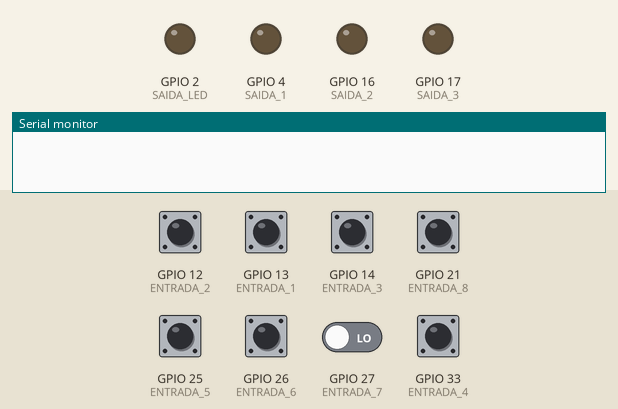
Simulated run of this sketch. Board: ESP32. Shown: output pins drawn as LEDs (lit = HIGH), the last lines printed to the serial monitor. Inputs (shaded band) come from the test bench; at power-on: GPIO 12 (ENTRADA_2), GPIO 13 (ENTRADA_1), GPIO 14 (ENTRADA_3), GPIO 21 (ENTRADA_8), GPIO 25 (ENTRADA_5), GPIO 26 (ENTRADA_6), GPIO 33 (ENTRADA_4) HIGH, GPIO 27 (ENTRADA_7) LOW. WiFi joins after 1.5 s; servers stay silent unless stated; network time is answered at once with the bench clock; the local clock reads 2024-03-15 10:24:30 at power-on unless the sketch sets it; EEPROM starts erased; no MQTT or app messages arrive unless stated; pins used as bus, display or sensor lines are not drawn.

Above: at 0.1 s.
At 8.5 s:
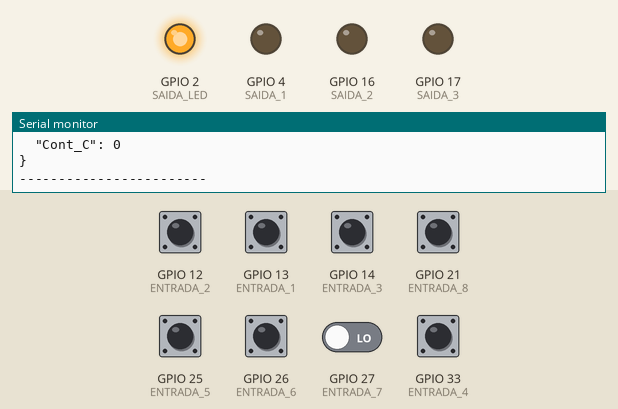
8.6 s: GPIO 12 (ENTRADA_2) pulled LOW for 0.15 s
At 8.88 s:
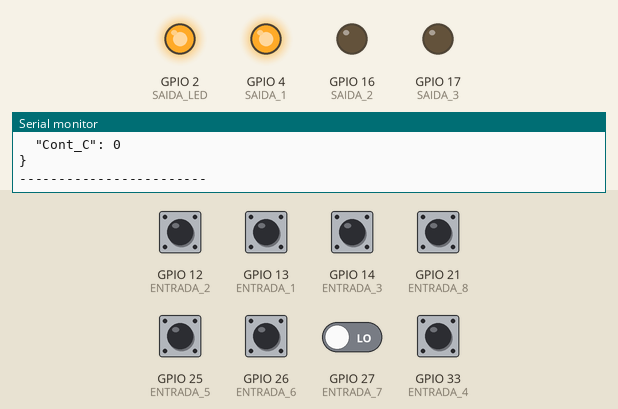
10.4 s: GPIO 26 (ENTRADA_6) pulled LOW for 0.15 s
12.0 s: GPIO 12 (ENTRADA_2) driven LOW and GPIO 26 (ENTRADA_6) driven LOW
Timing chart, 0 to 15.0 s (numbered marks = the images above; inputs shaded):
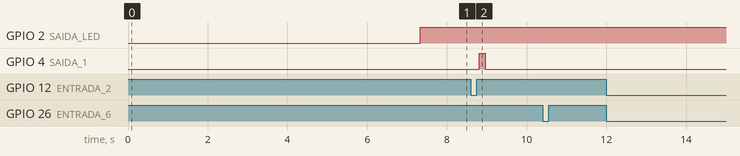

Measured:
- after the input at 8.6 s, GPIO 4 (SAIDA_1): LOW → HIGH after 0.21 s, → LOW 0.15 s later

The sketch:

MQTT_ESP32_REDE_W5500_V1.ino
```cpp
/*

 1. Atualizado em 27/03/2026 por Francisco das Chagas Souza filho
 2. Atualizado os botões
 3. Atualizado o LED status de conexão no led pino D2 (SAIDA_LED)
 4. Atualizado FeedBack de acionamento dos sensores no LED pino D4 (SAIDA_1)
 5. Correção do zeramento de Turnos ao ligar a placa ( verificar)
 6. Correção e edição das informações de debug na leitura serial

*/
#include <WiFi.h>
#include <PubSubClient.h>
#include <ArduinoJson.h>
#include <Ethernet.h>
#include <Bounce2.h>
#include <EthernetUdp.h>
#include <NTPClient.h>
#include <TimeLib.h>
#include "pinConfig.h"
#include "HoraDataNTP.h"
#include "Sensores.h"
#include "StatusLED.h"


#define ETH_SPI_SCS 5  // CS (Chip Select),

byte mac[] = { 0xDE, 0xAD, 0xBE, 0xEF, 0xFE, 0xED };
IPAddress ip(192, 168, 1, 177);
IPAddress gateway(192, 168, 1, 254);
IPAddress subnet(255, 255, 255, 0);
IPAddress dns(8, 8, 8, 8);

//const char* ssid = "Francisco";
//const char* password = "fransousa";


const char* mqtt_server = "192.168.1.13";  // servidor MQTT
const int mqtt_port = 1883;
const char* mqtt_user = "";  // usuario mqtt
const char* mqtt_pass = "";  // senha mqtt

//bool pendenciaEnvio = false; // Indica que algo mudou enquanto estava offline , adcionado
//const char* eventoPendência = ""; // adcionado

const char* device_id = "JacGuard_09";  // Id da placa

// Topicos
const char* topic_telemetry = "esp32/mqtt/dados_json";  // dados Json a cada 5 segundos
const char* topic_command = "esp32/mqtt/cmd";           // comando ON ou OFF
const char* topic_status = "esp32/mqtt/status";         // status de conexão da placa


EthernetClient espClient;
PubSubClient client(espClient);

EthernetUDP ntpUDP;
NTPClient timeClient(ntpUDP, "a.st1.ntp.br", 0);

// Timers for non-blocking delays
unsigned long lastMsgTime = 0;
const long interval = 5000;  // envia a cada 1 segundo
Preferences memoria; // espaço na memoria flash do estado dos sensores


void checa_rede() {
  Serial.println("Checando hardware...");
  if (Ethernet.hardwareStatus() == EthernetNoHardware) {
    Serial.println("ERRO: Defeito na W5500 ou ausente!");
    return;
  } else {
    Serial.println("Ethernet detectada!");
  }

  //Check if cable is connected
  if (Ethernet.linkStatus() == LinkOFF) {
    Serial.println("Cabo desconectado.");
  } else {
    Serial.println("Cabo conectado!");
    Serial.print("conectado ao IP : ");
    Serial.println(ip);
  }
}


void callback(char* topic, byte* payload, unsigned int length) {
  Serial.print("Mensagem recebida [");
  Serial.print(topic);
  Serial.print("] ");


  String message;
  for (int i = 0; i < length; i++) {
    message += (char)payload[i];
  }
  Serial.println(message);

  // comandos publicados
  //  se recebe "ON", liga o LED, caso receba OFF o led apaga ( estou utilizando o LED para status de conexao)
  if (String(topic) == topic_command) {
    if (message == "ON") {
     // digitalWrite(SAIDA_LED, HIGH);
      // Feedback da publicação
      client.publish(topic_telemetry, "{\"led\": \"ON\"}");
    } else if (message == "OFF") {
     // digitalWrite(SAIDA_LED, LOW);
      client.publish(topic_telemetry, "{\"led\": \"OFF\"}");
    }
  }
}

// reconecta
void reconnect() {
  static unsigned long ultimaTentativa = 0;
  if (!client.connected()) {
    unsigned long agora = millis();
    if (agora - ultimaTentativa > 5000) {
      ultimaTentativa = agora;
      Serial.print("Tentando conexão MQTT...");
      if (client.connect(device_id, mqtt_user, mqtt_pass, topic_status, 1, true, "offline")) {
        Serial.println("Conectado");
        client.publish(topic_status, "online", true);
        client.subscribe(topic_command);
      } else {
        Serial.print("falhou, rc=");
        Serial.print(client.state());
        Serial.println(" tentando novamente em 5s");
      }
    }
  }
}

//int estadoBotao;
Gerenciador meuGerenciador;

String macToString(byte mac[]) { // para mostrar o endereço MAC no JSON
  char buf[20];
  // Formata os bytes em hexadecimal com dois dígitos e separação por dois pontos
  sprintf(buf, "%02X:%02X:%02X:%02X:%02X:%02X", mac[0], mac[1], mac[2], mac[3], mac[4], mac[5]);
  return String(buf);
}

void publicarDados(const char* evento) {


  struct tm timeinfo;

  // Tenta ler o relógio interno (RTC) do ESP32
  if(!getLocalTime(&timeinfo)){
    Serial.println("Erro: RTC não sincronizado. Tentando forçar NTP...");
    timeClient.update();
    time_t t = timeClient.getEpochTime();
    struct timeval tv = { .tv_sec = t };
    settimeofday(&tv, NULL);
    if(!getLocalTime(&timeinfo)) return; // Aborta se ainda estiver sem hora
  }

  char dataHora[25];
  // strftime formata data/hora com segurança e sem erros de cálculo manual
  strftime(dataHora, sizeof(dataHora), "%d/%m/%Y %H:%M:%S", &timeinfo);


  JsonDocument doc;
  doc["Evento"] = evento;
  doc["Data_Hora"] = dataHora;
  doc["ID_Máquina"] = device_id;
  doc["MAC"] = macToString(mac);
 // doc["Status"] = sistemaOnline ? "Online" : "Offline";
  doc["S_Urdimento"] = estadoUrdimento;
  doc["S_trama"] = estadoTrama;
  doc["S_Enrolamento_Fita"] = estadoEnrolamento;
  doc["BT_Stop"] = estadoStop;
  doc["BT_Start"] = estadoStart;
  doc["BT_Manutenção"] = estadoManutencao;
 // doc["temp"] = random(20, 30);
  doc["Cont_A"] = cont_producao_A;
  doc["Cont_B"] = cont_producao_B;
  doc["Cont_C"] = cont_producao_C;
  char buffer[1024];
  serializeJson(doc, buffer);

 if (client.connected()) {
  bool result = client.publish(topic_telemetry, buffer);                                           // bool result = client.publish(topic_telemetry, buffer);
  if(!result) Serial.println("Erro ao publicar: JSON muito grande!");
  // FORMATAÇÃO PARA O MONITOR SERIAL (PRETTY PRINT)
  Serial.println("--- Dados Publicados ---");
  serializeJsonPretty(doc, Serial); // Imprime direto na Serial com quebras de linha e recuo
  Serial.println("\n------------------------");                                                // if(!result) Serial.println("Erro ao publicar: JSON muito grande!");
                                                                                                //  Serial.print("Publicado: ");                                                                                                // Serial.println(buffer);
  }
}
void setup() {
  Serial.begin(115200);
  WiFi.mode(WIFI_OFF);
  // --- FORÇAR RESET DO W5500 ---
  #define W5500_RST_PIN 22  // Seu pino D22
  pinMode(W5500_RST_PIN, OUTPUT);

  digitalWrite(W5500_RST_PIN, LOW); delay(200);   // Reseta o W5500
  digitalWrite(W5500_RST_PIN, HIGH); delay(1000);  // Libera o CI

  // -----------------------------
  Ethernet.init(ETH_SPI_SCS);

Ethernet.begin(mac, ip, dns, gateway, subnet);

  Serial.print("--------------------------> Programa Coletor de Dados MQTT para Stik Setor : Jacguard  <-------------------------------");
  Serial.print("\n------------------------> Desenvolvido por : Francisco das Chagas Souza Filho        <-------------------------------");
  Serial.print("\n------------------------>              Na Data : 29/03/2026                          <-------------------------------");
  Serial.print("\nAguardando link de rede...");
  while (Ethernet.linkStatus() == LinkOFF) {
    delay(500);
    Serial.print(".");
  }
  Serial.println("\nLink detectado! Aguardando 3 segundos para estabilizacao...");
  delay(3000); // tempo para o  roteador reconhecer o ESP32 antes do MQTT

  if (Ethernet.linkStatus() == LinkON) {
    Serial.println("\n[OK] Cabo detectado! Aguardando estabilizacao da rede...");
    delay(2000);
  }
                                                                     // Ethernet.begin(mac, ip, dns, gateway, subnet);


  configurarPinos(); // Inicializa hardware

  inicializarSensores(); // Carrega contagens da Flash

  client.setServer(mqtt_server, mqtt_port);

  //client.setCallback(callback);
  client.setBufferSize(1024); //  Aumentar buffer para o JSON caber

  Serial.println("Tentando primeira conexao MQTT...");
  reconnect(); // Chama a função de reconexão já no setup

  checa_rede();
  Serial.println("Sistema Iniciado!");

  timeClient.begin();

  int tentativasNTP = 0;                                                       // Força sincronia inicial
  while(!timeClient.update() && tentativasNTP < 10) {                           //while(!timeClient.update()){
    Serial.println("Tentando sincronizar NTP...");                             // timeClient.forceUpdate();
    timeClient.forceUpdate();                                                  // delay(500);
    delay(1000);                                                                //  Serial.print(".");
    tentativasNTP++;                                                               // }
  }

  // 1. Injeta o tempo UTC (puro da rede) no chip
  time_t t = timeClient.getEpochTime();
  struct timeval tv = { .tv_sec = t, .tv_usec = 0 };
  settimeofday(&tv, NULL);

  // 2. Define que o fuso local do sistema é -3 horas (Brasília)
  // Agora o getLocalTime() pegará o UTC e subtrairá 3 apenas uma vez.
  setenv("TZ", "<-03>3", 1);
  tzset();

  delay(1000);
  checa_rede();
}

void loop() {

  atualizarStatusREDE(client); // Controla o SAIDA_LED (Pino 2)// estado em que o LED vai ficar ( piscando rapido erro de conexao MQTT; pisca lento: erro cabo de rede)
  gerenciarTempoPiscaD4(); //apaga o LED D4 após o flash

 //  SE DESCONECTADO Força nível 0 em tudo e limpa o LED D4
 // if (Ethernet.linkStatus() == LinkOFF || !client.connected()) {
  //    estadoBotao = 0;
   //   estadoUrdimento = 0;
  //    estadoTrama = 0;
  //    estadoEnrolamento = 0;
  //    estadoStop = 0;
  //    estadoStart = 0;
   //   estadoManutencao = 0;
  //    digitalWrite(SAIDA_1, LOW); // Garante que o LED de feedback apague
 // }

   // Monitora as 6 entradas individualmente para o LED D4 (SAIDA_1)
  monitorarSensorParaPisca(0, estadoUrdimento, client);
  monitorarSensorParaPisca(1, estadoTrama, client);
  monitorarSensorParaPisca(2, estadoEnrolamento, client);
  monitorarSensorParaPisca(3, estadoStop, client);
  monitorarSensorParaPisca(4, estadoStart, client);
  monitorarSensorParaPisca(5, estadoManutencao, client);
  monitorarSensorParaPisca(6, estadoBotao, client);


  if (!client.connected()) {
    reconnect();
  }else{
  client.loop();
  }
  verificarResetDiario();
  processarSensores(client.connected()); // Gerencia Sensores , contador, se estiver desconectado da rede sensores vai para nivel 0

  // if (!client.connected()) {
    // Exemplo: se o botão Start foi pressionado enquanto offline
   // if (estadoStart == HIGH || estadoStop == HIGH) {
    //  pendenciaEnvio = true;
   //   eventoPendência = "Evento_Offline";
  //  }
 // }

  // Se a conexão voltou e existe uma pendência, envia imediatamente
 // if (client.connected() && pendenciaEnvio) {
  //  Serial.println("Reconectado! Enviando dados capturados em modo offline...");
   // publicarDados(eventoPendência);
  //  pendenciaEnvio = false; // Reseta a flag após o envio
 // }

  //  ENVIO PERIÓDICO (CADA 5 SEGUNDOS) ---
  unsigned long now = millis();
  if (now - lastMsgTime > interval) {
    lastMsgTime = now;
    if (client.connected()) { // SÓ PUBLICA SE ESTIVER CONECTADO
        publicarDados("PERIODICO");
    }
  }
}
  
```

HoraDataNTP.h
```cpp
#ifndef HORADATANTP_H
#define HORADATANTP_H

#include <Arduino.h>
#include <Preferences.h>
#include "time.h"

class Gerenciador {
  private:
    Preferences preferences;
    int contador;
    bool jaResetouHoje;
    unsigned long tempoAnteriorSerial;

  public:
    Gerenciador();
    void iniciar();
    void atualizar();
    void incrementar();
    void zerarContador();
    void verificarResetAutomatico(struct tm* timeinfo);
    void exibirStatus(struct tm* timeinfo);

    // Getters para os pinos ou estados se necessário
    int getContador() { return contador; }
};

#endif
```

HoraDataNTPgerenciar.cpp
```cpp
#include "HoraDataNTP.h"

Gerenciador::Gerenciador() {
    contador = 0;
    jaResetouHoje = false;
    tempoAnteriorSerial = 0;
}

void Gerenciador::iniciar() {
    preferences.begin("armazena_cont", false);
    contador = preferences.getInt("cont", 0);
    Serial.printf("Contador recuperado da Flash: %d\n", contador);
}

void Gerenciador::incrementar() {
    contador++;
    preferences.putInt("cont", contador);
    Serial.println("-> Incrementado e salvo!");
}

void Gerenciador::zerarContador() {
    contador = 0;
    preferences.putInt("cont", 0);
}

void Gerenciador::exibirStatus(struct tm* timeinfo) {
    if (millis() - tempoAnteriorSerial >= 1000) {
        tempoAnteriorSerial = millis();

        // Aumenta buffer para "DD/MM/AAAA HH:MM:SS"
        char dataHoraFormatada[20];

        // %d = dia, %m = mês, %Y = ano com 4 dígitos
        strftime(dataHoraFormatada, sizeof(dataHoraFormatada), "%d/%m/%Y %H:%M:%S", timeinfo);

        Serial.printf("[%s] Contador: %d\n", dataHoraFormatada, contador);
        Serial.printf("[%s] ",dataHoraFormatada);

    }
}

void Gerenciador::verificarResetAutomatico(struct tm* timeinfo) {
    if (timeinfo->tm_hour == 6 && timeinfo->tm_min == 0 && !jaResetouHoje) {
        zerarContador();
        jaResetouHoje = true;
        Serial.println(">>> ALERTA: Memória zerada (06:00 AM)!");
    }
    if (timeinfo->tm_hour == 6 && timeinfo->tm_min == 1) {
        jaResetouHoje = false;
    }
}
```

Sensores.h
```cpp
#ifndef SENSORES_H
#define SENSORES_H

#include <Bounce2.h>
#include "pinConfig.h"
#include <Arduino.h>
#include <Preferences.h>

extern int estadoUrdimento;
extern int estadoTrama;
extern int estadoEnrolamento;
extern int estadoStop;
extern int estadoStart;
extern int estadoManutencao;

// Declaração das funções que o arquivo principal chamará
void configurarBotao();
void processarBotao();
void resetarContadores();
void verificarResetDiario();
void inicializarSensores();
void processarSensores(bool mqttConectado);
// Extern para que o loop principal possa ler o estado se precisar
extern int estadoBotao;
extern uint32_t cont_producao_A;
extern uint32_t cont_producao_B;
extern uint32_t cont_producao_C;

#endif
```

StatusLED.h
```cpp
#ifndef STATUS_LED_H
#define STATUS_LED_H

#include <Arduino.h>
#include <Ethernet.h>
#include <PubSubClient.h>
#include "pinConfig.h"

static unsigned long lastMillisStatus = 0;
static unsigned long tempoLedFeedback = 0;
static bool ledFeedbackAtivo = false;

// Array para guardar o último estado de cada um dos 8 sensores
static int ultimosEstadosSensores[8] = {0, 0, 0, 0, 0, 0, 0, 0};

//  LED 2: Status de Rede e MQTT
void atualizarStatusREDE(PubSubClient &mqttClient) {
  unsigned long currentMillis = millis();
  if (Ethernet.linkStatus() == LinkOFF) {
    if (currentMillis - lastMillisStatus >= 1000) {
      lastMillisStatus = currentMillis;
      digitalWrite(SAIDA_LED, !digitalRead(SAIDA_LED));
    }
    return;
  }
  if (!mqttClient.connected()) {
    if (currentMillis - lastMillisStatus >= 150) {
      lastMillisStatus = currentMillis;
      digitalWrite(SAIDA_LED, !digitalRead(SAIDA_LED));
    }
    return;
  }
  digitalWrite(SAIDA_LED, HIGH);
}

//  sensores com trava de MQTT
void monitorarSensorParaPisca(int id, int estadoSensor, PubSubClient &mqttClient) {
  // SÓ PROCESSA O PISCA SE O MQTT ESTIVER CONECTADO
  if (mqttClient.connected()) {
    // Detecta a mudança de 0 para 1 (borda de subida)
    if (estadoSensor == 1 && ultimosEstadosSensores[id] == 0) {
      digitalWrite(SAIDA_1, HIGH); // Liga o LED D4
      tempoLedFeedback = millis();
      ledFeedbackAtivo = true;
    }
  } else {
    // Se o MQTT cair, garanti que o LED D4 fique apagado
    digitalWrite(SAIDA_1, LOW);
    ledFeedbackAtivo = false;
  }

  // evita pisca falso se a conexão voltar
  ultimosEstadosSensores[id] = estadoSensor;
}

//  Desliga o LED D4 após o tempo de flash (150ms)
void gerenciarTempoPiscaD4() {
  if (ledFeedbackAtivo && (millis() - tempoLedFeedback >= 150)) {
    digitalWrite(SAIDA_1, LOW);
    ledFeedbackAtivo = false;
  }
}

#endif
```

pinConfig.cpp
```cpp
// arquivo de implementacao .cpp
// "diz" ao esp32 quais são os pinos de entrada e saida
#include "pinConfig.h"
#include <Bounce2.h>

// Instanciando os objetos
Bounce BT_1 = Bounce();
Bounce BT_2 = Bounce();
Bounce BT_3 = Bounce();
Bounce BT_4 = Bounce();
Bounce BT_5 = Bounce();
Bounce BT_6 = Bounce();
Bounce BT_7 = Bounce();
Bounce BT_8 = Bounce();

void configurarPinos() {

 // Inicia com as saidas desligadas

  digitalWrite(SAIDA_LED, LOW);
  digitalWrite(SAIDA_1, LOW);
  digitalWrite(SAIDA_2, LOW);
  digitalWrite(SAIDA_3, LOW);

  // configuração como entrada
 // pinMode(ENTRADA_1, INPUT_PULLUP);
 // pinMode(ENTRADA_2, INPUT_PULLUP);
 // pinMode(ENTRADA_3, INPUT_PULLUP);
 // pinMode(ENTRADA_4, INPUT_PULLUP);
 // pinMode(ENTRADA_5, INPUT_PULLUP);
 // pinMode(ENTRADA_6, INPUT_PULLUP);
 // pinMode(ENTRADA_7, INPUT_PULLUP);
 // pinMode(ENTRADA_8, INPUT_PULLUP);
  BT_1.attach(ENTRADA_1, INPUT_PULLUP); // D36 -- 13
  BT_1.interval(25);

  BT_2.attach(ENTRADA_2, INPUT_PULLUP); // D39 -- 12
  BT_2.interval(25);

  BT_3.attach(ENTRADA_3, INPUT_PULLUP); // D32 -- 14
  BT_3.interval(25);

  BT_4.attach(ENTRADA_4, INPUT_PULLUP); // D33 -- 33
  BT_4.interval(25);

  BT_5.attach(ENTRADA_5, INPUT_PULLUP); // D25 -- 25
  BT_5.interval(25);

  BT_6.attach(ENTRADA_6, INPUT_PULLUP); // D26 -- 26
  BT_6.interval(25);

  BT_7.attach(ENTRADA_7, INPUT); //27 -- 27
  BT_7.interval(25);

  BT_8.attach(ENTRADA_8, INPUT_PULLUP); // D14 -- 21
  BT_8.interval(25);


  pinMode(SAIDA_1, OUTPUT);
  pinMode(SAIDA_2, OUTPUT);
  pinMode(SAIDA_3, OUTPUT);
  pinMode(SAIDA_LED, OUTPUT);
  //pinMode(SAIDA_4, OUTPUT);
 // pinMode(SAIDA_5, OUTPUT);
 // pinMode(SAIDA_6, OUTPUT);
}
void atualizarPinos() {
  BT_1.update();
  BT_2.update();
  BT_3.update();
  BT_4.update();
  BT_5.update();
  BT_6.update();
  BT_7.update();
  BT_8.update();
}
```

Source omitted: sensores.cpp (6154 bytes), pinConfig.h (1411 bytes)
